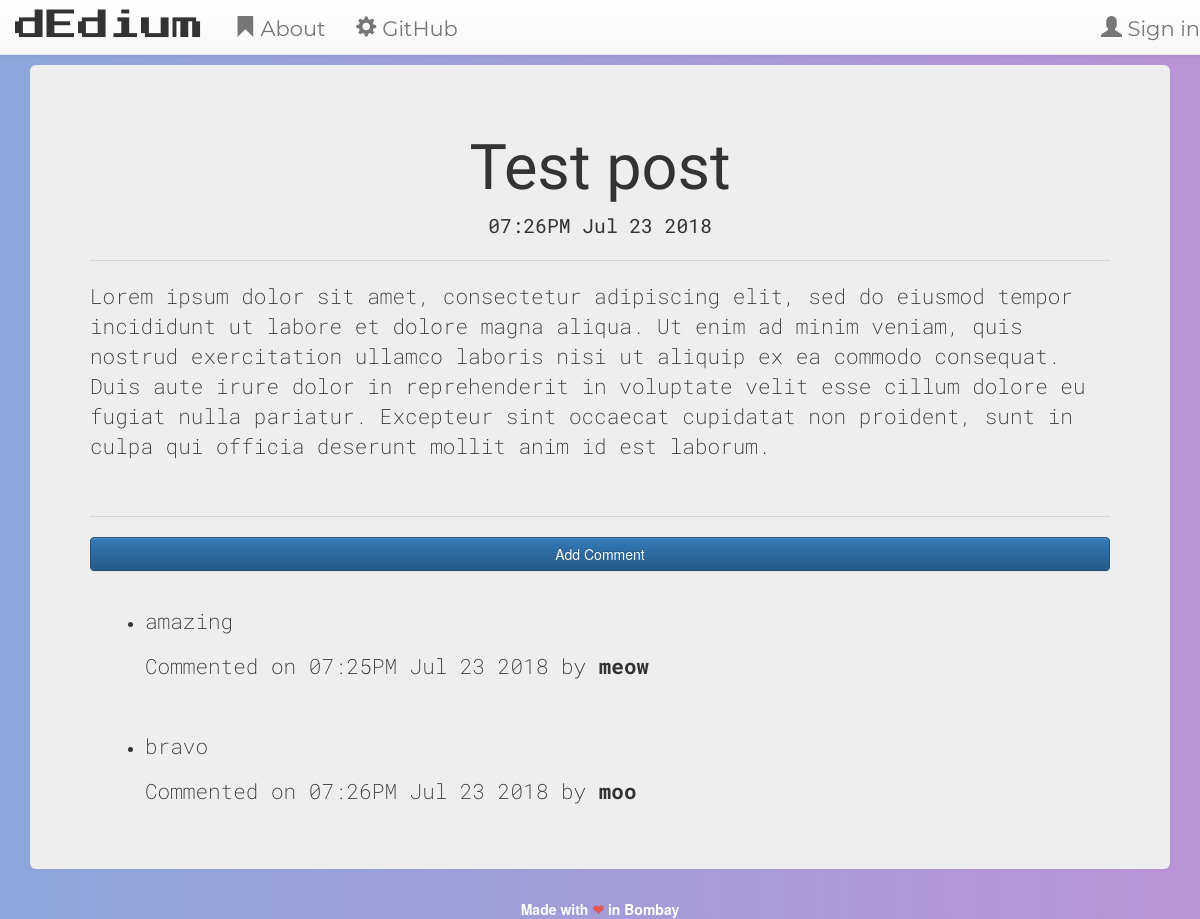
Screenshot of /post/20 with the database file from the repository.
### blog/models.py (models this page shows, shortened)
class Post(models.Model):
    author = models.ForeignKey('auth.User', on_delete = models.CASCADE)
    title = models.CharField(max_length = 200)
    text = models.TextField()
    created_date = models.DateTimeField(default = timezone.now)
    published_date = models.DateTimeField(blank = True, null = True)

class Comment(models.Model):
    post = models.ForeignKey('blog.Post', related_name = 'comments', on_delete = models.CASCADE)
    author = models.CharField(max_length = 200)
    text = models.TextField()
    created_date = models.DateTimeField(default = timezone.now)
    approved_comment = models.BooleanField(default = False)

### blog/views.py (the view)
# urls.py: url(r'^post/(?P<pk>\d+)$', views.PostDetailView.as_view(), name = 'post_detail'),
class PostDetailView(DetailView):
    model = Post

### blog/templates/blog/post_detail.html (shortened to what this page needs)
{% extends 'blog/base.html' %}
  {% block content %}
  <div class="jumbotron">
    <h1 class="posttitle">{{post.title}}</h1>
    {% if post.published_date %}
      <div class="date postdate">
        {{ post.published_date|date:"h:iA M d Y" }}
      </div>
      <hr>
    {% endif %}
    <div id="x2">
      <p>{{post.text|safe}}</p>
    </div>
    <br>
    <hr>
    <div>
      <a class="btn btn-primary btn-block" href="{% url 'add_comment_to_post' pk=post.pk %}">Add Comment</a>
    </div>
    <div class="container">
      {% for comment in post.comments.all %}
        <br>
        <ul>
          <li>
            {% if user.is_authenticated or comment.approved_comment %}
              <div id="x2">
                <p>{{comment.text|safe}}</p>
              </div>
              <div class="date">
                <p>Commented on {{ comment.created_date|date:"h:iA M d Y" }} by <span><b>{{comment.author}}</b></span></p>
              </div>
          </li>
        </ul>
        {% endif %}
      {% endfor %}
    </div>
  </div>
  {% endblock %}

### blog/templates/blog/base.html (shortened to what this page needs)
<!DOCTYPE html>
{% load staticfiles %}
<html lang="en" dir="ltr">
  <head>
    <link rel="stylesheet" href="https://maxcdn.bootstrapcdn.com/bootstrap/3.3.7/css/bootstrap.min.css">
    <link rel="stylesheet" href="https://maxcdn.bootstrapcdn.com/bootstrap/3.3.7/css/bootstrap-theme.min.css">
    <link rel="stylesheet" href="//cdn.jsdelivr.net/npm/medium-editor@latest/dist/css/medium-editor.min.css" type="text/css" media="screen" charset="utf-8">
    <link rel="stylesheet" href="{% static 'css/blog.css' %}">
  <body class="mainclass">
        <nav class="navbar navbar-default techfont navbar-static-top">
          <div class="container-fluid">
            <ul class="nav navbar-nav">
              <li><a class="navbar-brand bigbrand" href="{% url 'post_list' %}">dEdium</a></li>
              <li class="x10"><a href="{% url 'about' %}"><span class="glyphicon glyphicon-bookmark"></span> About</a></li>
              <li class="x10"><a href="https://github.com/siddinc"><span class="glyphicon glyphicon-cog"></span> GitHub</a></li>
            </ul>
            <ul class="nav navbar-nav navbar-right">
              {% if user.is_authenticated %}
                <li class="x10">
                  <a href="{% url 'post_new' %}"><span class="glyphicon glyphicon-pencil"></span> New Post</a>
                </li>
                <li class="x10">
                  <a href="{% url 'post_draft_list' %}"><span class="glyphicon glyphicon-file"></span> Drafts</a>
                </li>
                <li class="x10">
                  <a href="{% url 'logout' %}"><span class="glyphicon glyphicon-user"></span> Sign Out</a>
                </li>
                <li>
                  <a><span class="glyphicon glyphicon-map-marker"></span> Hello, {{ user.username }}</a>
                </li>
              {% else %}
                <li class="x10"><a class="nav navbar-right" href="{% url 'login' %}"><span class="glyphicon glyphicon-user"></span> Sign in</a></li>
              {% endif %}
            </ul>
          </div>
        </nav>
        <div class="container content">
          <div class="blog_posts">
            {% block content %}
            {% endblock %}
          </div>
        </div>
        <footer class="page-footer">
          <div class="footer-copyright">
            Made with <span class="heart">❤</span> in Bombay
          </div>
        </footer>
  </body>
</html>

### blog/static/css/blog.css (style rules this page uses)
.mainclass { background: #B993D6; background: -webkit-linear-gradient(to right, #8CA6DB, #B993D6); background: linear-gradient(to right, #8CA6DB, #B993D6); }
.page-footer { color: white; text-align: center; font-size: 1em; font-weight: bolder; }
.techfont { font-family: 'Montserrat', sans-serif; font-size: 1.5em; margin-bottom: 10px; }
.bigbrand { font-family: 'Press Start 2P', cursive; font-size: 1.5em; }
.postdate { text-align: center; }
.posttitle { font-family: 'Fjalla One', sans-serif; font-size: 3em; text-align: center; }
#x2 { font-family: 'Roboto Mono', monospace; font-size: 1.5em; }
.date { font-family: 'Roboto Mono', monospace; font-size: 1.4em; }

### blog/templates/blog/base.html (style rules this page uses)
.heart { color:#e25555; }

### rows the page displays
Post: title "Test post", published_date "07:26PM Jul 23 2018", text "Lorem ipsum dolor sit amet, consectetur adipiscing elit, sed do eiusmod tempor incididunt ut labore et dolore magna aliqua. Ut enim ad minim veniam, quis nostrud exercitation ullamco laboris nisi ut aliquip ex ea commodo consequat. Duis aute irure dolor in reprehenderit in voluptate velit esse cillum dolore eu fugiat nulla pariatur. Excepteur sint occaecat cupidatat non proident, sunt in culpa qui officia deserunt mollit anim id est laborum."
Comment: text "amazing", created_date "07:25PM Jul 23 2018", author "meow"
Comment: text "bravo", created_date "07:26PM Jul 23 2018", author "moo"
